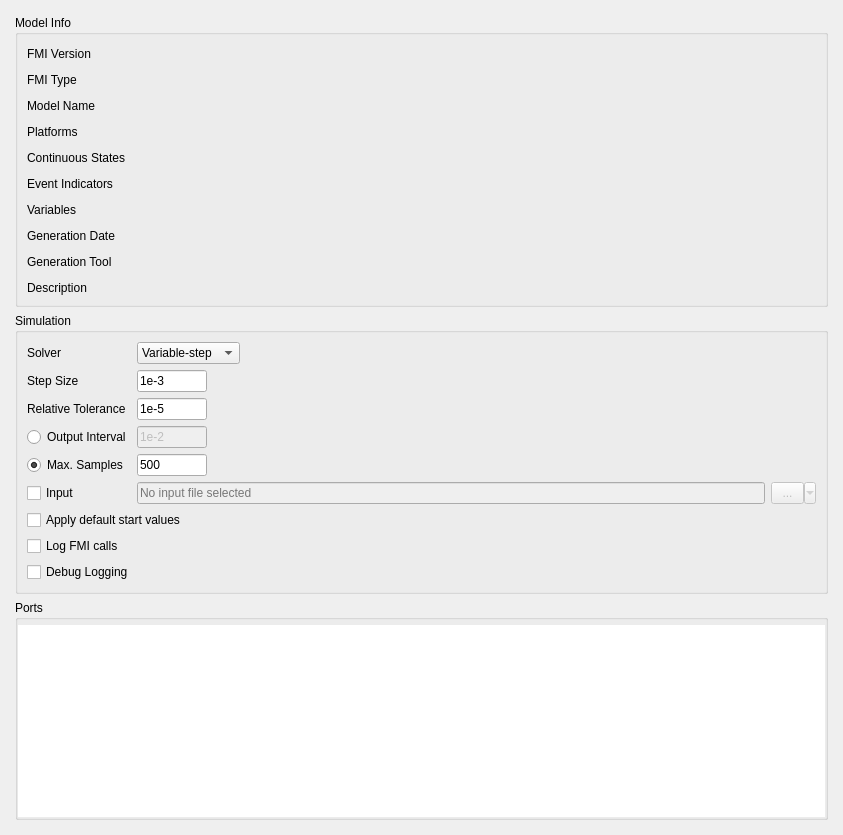
      <widget class="QWidget" name="settingsPage">
       <layout class="QVBoxLayout" name="verticalLayout">
        <property name="leftMargin">
         <number>15</number>
        </property>
        <property name="topMargin">
         <number>15</number>
        </property>
        <property name="rightMargin">
         <number>15</number>
        </property>
        <property name="bottomMargin">
         <number>15</number>
        </property>
        <item>
         <widget class="QGroupBox" name="infoGroupBox">
          <property name="title">
           <string>Model Info</string>
          </property>
          <property name="flat">
           <bool>true</bool>
          </property>
          <layout class="QGridLayout" name="gridLayout_9">
           <property name="topMargin">
            <number>12</number>
           </property>
           <property name="horizontalSpacing">
            <number>9</number>
           </property>
           <property name="verticalSpacing">
            <number>12</number>
           </property>
           <item row="2" column="1">
            <widget class="QLabel" name="modelNameLabel">
             <property name="sizePolicy">
              <sizepolicy hsizetype="Expanding" vsizetype="Preferred">
               <horstretch>0</horstretch>
               <verstretch>0</verstretch>
              </sizepolicy>
             </property>
             <property name="text">
              <string/>
             </property>
             <property name="wordWrap">
              <bool>true</bool>
             </property>
             <property name="textInteractionFlags">
              <set>Qt::LinksAccessibleByMouse|Qt::TextSelectableByMouse</set>
             </property>
            </widget>
           </item>
           <item row="0" column="0">
            <widget class="QLabel" name="label_3">
             <property name="sizePolicy">
              <sizepolicy hsizetype="Minimum" vsizetype="Preferred">
               <horstretch>0</horstretch>
               <verstretch>0</verstretch>
              </sizepolicy>
             </property>
             <property name="text">
              <string>FMI Version</string>
             </property>
            </widget>
           </item>
           <item row="6" column="0">
            <widget class="QLabel" name="label_20">
             <property name="text">
              <string>Variables</string>
             </property>
            </widget>
           </item>
           <item row="0" column="1">
            <widget class="QLabel" name="fmiVersionLabel">
             <property name="sizePolicy">
              <sizepolicy hsizetype="Expanding" vsizetype="Preferred">
               <horstretch>0</horstretch>
               <verstretch>0</verstretch>
              </sizepolicy>
             </property>
             <property name="text">
              <string/>
             </property>
             <property name="textInteractionFlags">
              <set>Qt::LinksAccessibleByMouse|Qt::TextSelectableByMouse</set>
             </property>
            </widget>
           </item>
           <item row="6" column="1">
            <widget class="QLabel" name="numberOfVariablesLabel">
             <property name="text">
              <string/>
             </property>
            </widget>
           </item>
           <item row="1" column="1">
            <widget class="QLabel" name="fmiTypeLabel">
             <property name="text">
              <string/>
             </property>
            </widget>
           </item>
           <item row="7" column="0">
            <widget class="QLabel" name="label_8">
             <property name="sizePolicy">
              <sizepolicy hsizetype="Minimum" vsizetype="Preferred">
               <horstretch>0</horstretch>
               <verstretch>0</verstretch>
              </sizepolicy>
             </property>
             <property name="text">
              <string>Generation Date</string>
             </property>
            </widget>
           </item>
           <item row="5" column="1">
            <widget class="QLabel" name="numberOfEventIndicatorsLabel">
             <property name="sizePolicy">
              <sizepolicy hsizetype="Expanding" vsizetype="Preferred">
               <horstretch>0</horstretch>
               <verstretch>0</verstretch>
              </sizepolicy>
             </property>
             <property name="text">
              <string/>
             </property>
             <property name="textInteractionFlags">
              <set>Qt::LinksAccessibleByMouse|Qt::TextSelectableByMouse</set>
             </property>
            </widget>
           </item>
           <item row="5" column="0">
            <widget class="QLabel" name="label_12">
             <property name="sizePolicy">
              <sizepolicy hsizetype="Minimum" vsizetype="Preferred">
               <horstretch>0</horstretch>
               <verstretch>0</verstretch>
              </sizepolicy>
             </property>
             <property name="text">
              <string>Event Indicators</string>
             </property>
            </widget>
           </item>
           <item row="4" column="0">
            <widget class="QLabel" name="label_10">
             <property name="sizePolicy">
              <sizepolicy hsizetype="Minimum" vsizetype="Preferred">
               <horstretch>0</horstretch>
               <verstretch>0</verstretch>
              </sizepolicy>
             </property>
             <property name="text">
              <string>Continuous States</string>
             </property>
            </widget>
           </item>
           <item row="2" column="0">
            <widget class="QLabel" name="label_4">
             <property name="sizePolicy">
              <sizepolicy hsizetype="Minimum" vsizetype="Preferred">
               <horstretch>0</horstretch>
               <verstretch>0</verstretch>
              </sizepolicy>
             </property>
             <property name="text">
              <string>Model Name</string>
             </property>
             <property name="alignment">
              <set>Qt::AlignLeading|Qt::AlignLeft|Qt::AlignTop</set>
             </property>
            </widget>
           </item>
           <item row="3" column="1">
            <widget class="QLabel" name="platformsLabel">
             <property name="text">
              <string/>
             </property>
            </widget>
           </item>
           <item row="7" column="1">
            <widget class="QLabel" name="generationDateAndTimeLabel">
             <property name="sizePolicy">
              <sizepolicy hsizetype="Expanding" vsizetype="Preferred">
               <horstretch>0</horstretch>
               <verstretch>0</verstretch>
              </sizepolicy>
             </property>
             <property name="text">
              <string/>
             </property>
             <property name="textInteractionFlags">
              <set>Qt::LinksAccessibleByMouse|Qt::TextSelectableByMouse</set>
             </property>
            </widget>
           </item>
           <item row="1" column="0">
            <widget class="QLabel" name="label_5">
             <property name="text">
              <string>FMI Type</string>
             </property>
            </widget>
           </item>
           <item row="3" column="0">
            <widget class="QLabel" name="label">
             <property name="text">
              <string>Platforms</string>
             </property>
            </widget>
           </item>
           <item row="4" column="1">
            <widget class="QLabel" name="numberOfContinuousStatesLabel">
             <property name="sizePolicy">
              <sizepolicy hsizetype="Expanding" vsizetype="Preferred">
               <horstretch>0</horstretch>
               <verstretch>0</verstretch>
              </sizepolicy>
             </property>
             <property name="text">
              <string/>
             </property>
             <property name="textInteractionFlags">
              <set>Qt::LinksAccessibleByMouse|Qt::TextSelectableByMouse</set>
             </property>
            </widget>
           </item>
           <item row="9" column="1" colspan="2">
            <widget class="QLabel" name="descriptionLabel">
             <property name="sizePolicy">
              <sizepolicy hsizetype="Expanding" vsizetype="Preferred">
               <horstretch>0</horstretch>
               <verstretch>0</verstretch>
              </sizepolicy>
             </property>
             <property name="text">
              <string/>
             </property>
             <property name="wordWrap">
              <bool>true</bool>
             </property>
             <property name="textInteractionFlags">
              <set>Qt::LinksAccessibleByMouse|Qt::TextSelectableByMouse</set>
             </property>
            </widget>
           </item>
           <item row="9" column="0">
            <widget class="QLabel" name="label_22">
             <property name="sizePolicy">
              <sizepolicy hsizetype="Minimum" vsizetype="Preferred">
               <horstretch>0</horstretch>
               <verstretch>0</verstretch>
              </sizepolicy>
             </property>
             <property name="text">
              <string>Description</string>
             </property>
             <property name="alignment">
              <set>Qt::AlignLeading|Qt::AlignLeft|Qt::AlignTop</set>
             </property>
            </widget>
           </item>
           <item row="8" column="1" colspan="2">
            <widget class="QLabel" name="generationToolLabel">
             <property name="sizePolicy">
              <sizepolicy hsizetype="Expanding" vsizetype="Preferred">
               <horstretch>0</horstretch>
               <verstretch>0</verstretch>
              </sizepolicy>
             </property>
             <property name="text">
              <string/>
             </property>
             <property name="wordWrap">
              <bool>true</bool>
             </property>
             <property name="textInteractionFlags">
              <set>Qt::LinksAccessibleByMouse|Qt::TextSelectableByMouse</set>
             </property>
            </widget>
           </item>
           <item row="8" column="0">
            <widget class="QLabel" name="label_7">
             <property name="sizePolicy">
              <sizepolicy hsizetype="Minimum" vsizetype="Preferred">
               <horstretch>0</horstretch>
               <verstretch>0</verstretch>
              </sizepolicy>
             </property>
             <property name="text">
              <string>Generation Tool</string>
             </property>
             <property name="alignment">
              <set>Qt::AlignLeading|Qt::AlignLeft|Qt::AlignTop</set>
             </property>
            </widget>
           </item>
           <item row="0" column="2" rowspan="8">
            <widget class="QLabel" name="modelImageLabel">
             <property name="frameShadow">
              <enum>QFrame::Sunken</enum>
             </property>
            </widget>
           </item>
          </layout>
         </widget>
        </item>
        <item>
         <widget class="QGroupBox" name="settingsGroupBox">
          <property name="title">
           <string>Simulation</string>
          </property>
          <property name="flat">
           <bool>true</bool>
          </property>
          <layout class="QGridLayout" name="gridLayout_13">
           <item row="2" column="0">
            <widget class="QLabel" name="label_14">
             <property name="text">
              <string>Relative Tolerance</string>
             </property>
            </widget>
           </item>
           <item row="6" column="0" colspan="2">
            <widget class="QCheckBox" name="applyDefaultStartValuesCheckBox">
             <property name="text">
              <string>Apply default start values</string>
             </property>
            </widget>
           </item>
           <item row="5" column="0">
            <widget class="QCheckBox" name="inputCheckBox">
             <property name="text">
              <string>Input</string>
             </property>
            </widget>
           </item>
           <item row="1" column="0">
            <widget class="QLabel" name="label_2">
             <property name="text">
              <string>Step Size</string>
             </property>
            </widget>
           </item>
           <item row="5" column="2">
            <widget class="QToolButton" name="selectInputButton">
             <property name="enabled">
              <bool>false</bool>
             </property>
             <property name="minimumSize">
              <size>
               <width>45</width>
               <height>22</height>
              </size>
             </property>
             <property name="toolTip">
              <string>Select input file</string>
             </property>
             <property name="text">
              <string>...</string>
             </property>
             <property name="popupMode">
              <enum>QToolButton::MenuButtonPopup</enum>
             </property>
            </widget>
           </item>
           <item row="7" column="0" colspan="2">
            <widget class="QCheckBox" name="logFMICallsCheckBox">
             <property name="text">
              <string>Log FMI calls</string>
             </property>
            </widget>
           </item>
           <item row="8" column="0" colspan="2">
            <widget class="QCheckBox" name="debugLoggingCheckBox">
             <property name="text">
              <string>Debug Logging</string>
             </property>
            </widget>
           </item>
           <item row="0" column="0">
            <widget class="QLabel" name="label_13">
             <property name="text">
              <string>Solver</string>
             </property>
            </widget>
           </item>
           <item row="5" column="1">
            <widget class="QLineEdit" name="inputFilenameLineEdit">
             <property name="enabled">
              <bool>false</bool>
             </property>
             <property name="placeholderText">
              <string>No input file selected</string>
             </property>
            </widget>
           </item>
           <item row="1" column="1">
            <widget class="QWidget" name="widget_3" native="true">
             <layout class="QHBoxLayout" name="horizontalLayout_2">
              <property name="leftMargin">
               <number>0</number>
              </property>
              <property name="topMargin">
               <number>0</number>
              </property>
              <property name="rightMargin">
               <number>0</number>
              </property>
              <property name="bottomMargin">
               <number>0</number>
              </property>
              <item>
               <widget class="QLineEdit" name="stepSizeLineEdit">
                <property name="minimumSize">
                 <size>
                  <width>70</width>
                  <height>0</height>
                 </size>
                </property>
                <property name="maximumSize">
                 <size>
                  <width>70</width>
                  <height>16777215</height>
                 </size>
                </property>
                <property name="text">
                 <string>1e-3</string>
                </property>
               </widget>
              </item>
              <item>
               <spacer name="horizontalSpacer_4">
                <property name="orientation">
                 <enum>Qt::Horizontal</enum>
                </property>
                <property name="sizeHint" stdset="0">
                 <size>
                  <width>336</width>
                  <height>20</height>
                 </size>
                </property>
               </spacer>
              </item>
             </layout>
            </widget>
           </item>
           <item row="0" column="1">
            <widget class="QWidget" name="widget_10" native="true">
             <layout class="QHBoxLayout" name="horizontalLayout_9">
              <property name="leftMargin">
               <number>0</number>
              </property>
              <property name="topMargin">
               <number>0</number>
              </property>
              <property name="rightMargin">
               <number>0</number>
              </property>
              <property name="bottomMargin">
               <number>0</number>
              </property>
              <item>
               <widget class="QComboBox" name="solverComboBox">
                <property name="minimumSize">
                 <size>
                  <width>90</width>
                  <height>0</height>
                 </size>
                </property>
                <property name="currentIndex">
                 <number>1</number>
                </property>
                <property name="sizeAdjustPolicy">
                 <enum>QComboBox::AdjustToContents</enum>
                </property>
                <item>
                 <property name="text">
                  <string>Fixed-step</string>
                 </property>
                </item>
                <item>
                 <property name="text">
                  <string>Variable-step</string>
                 </property>
                </item>
               </widget>
              </item>
              <item>
               <spacer name="horizontalSpacer_11">
                <property name="orientation">
                 <enum>Qt::Horizontal</enum>
                </property>
                <property name="sizeHint" stdset="0">
                 <size>
                  <width>340</width>
                  <height>20</height>
                 </size>
                </property>
               </spacer>
              </item>
             </layout>
            </widget>
           </item>
           <item row="2" column="1">
            <widget class="QWidget" name="widget_11" native="true">
             <layout class="QHBoxLayout" name="horizontalLayout_10">
              <property name="leftMargin">
               <number>0</number>
              </property>
              <property name="topMargin">
               <number>0</number>
              </property>
              <property name="rightMargin">
               <number>0</number>
              </property>
              <property name="bottomMargin">
               <number>0</number>
              </property>
              <item>
               <widget class="QLineEdit" name="relativeToleranceLineEdit">
                <property name="minimumSize">
                 <size>
                  <width>70</width>
                  <height>0</height>
                 </size>
                </property>
                <property name="maximumSize">
                 <size>
                  <width>70</width>
                  <height>16777215</height>
                 </size>
                </property>
                <property name="text">
                 <string>1e-5</string>
                </property>
               </widget>
              </item>
              <item>
               <spacer name="horizontalSpacer_12">
                <property name="orientation">
                 <enum>Qt::Horizontal</enum>
                </property>
                <property name="sizeHint" stdset="0">
                 <size>
                  <width>359</width>
                  <height>20</height>
                 </size>
                </property>
               </spacer>
              </item>
             </layout>
            </widget>
           </item>
           <item row="4" column="1">
            <widget class="QWidget" name="widget_5" native="true">
             <layout class="QHBoxLayout" name="horizontalLayout_4">
              <property name="leftMargin">
               <number>0</number>
              </property>
              <property name="topMargin">
               <number>0</number>
              </property>
              <property name="rightMargin">
               <number>0</number>
              </property>
              <property name="bottomMargin">
               <number>0</number>
              </property>
              <item>
               <widget class="QWidget" name="widget_7" native="true">
                <layout class="QHBoxLayout" name="horizontalLayout_6">
                 <property name="leftMargin">
                  <number>0</number>
                 </property>
                 <property name="topMargin">
                  <number>0</number>
                 </property>
                 <property name="rightMargin">
                  <number>0</number>
                 </property>
                 <property name="bottomMargin">
                  <number>0</number>
                 </property>
                 <item>
                  <widget class="QLineEdit" name="maxSamplesLineEdit">
                   <property name="minimumSize">
                    <size>
                     <width>70</width>
                     <height>0</height>
                    </size>
                   </property>
                   <property name="maximumSize">
                    <size>
                     <width>70</width>
                     <height>16777215</height>
                    </size>
                   </property>
                   <property name="text">
                    <string>500</string>
                   </property>
                  </widget>
                 </item>
                 <item>
                  <spacer name="horizontalSpacer_6">
                   <property name="orientation">
                    <enum>Qt::Horizontal</enum>
                   </property>
                   <property name="sizeHint" stdset="0">
                    <size>
                     <width>334</width>
                     <height>20</height>
                    </size>
                   </property>
                  </spacer>
                 </item>
                </layout>
               </widget>
              </item>
             </layout>
            </widget>
           </item>
           <item row="3" column="0">
            <widget class="QRadioButton" name="outputIntervalRadioButton">
             <property name="text">
              <string>Output Interval</string>
             </property>
             <property name="checked">
              <bool>false</bool>
             </property>
            </widget>
           </item>
           <item row="3" column="1">
            <widget class="QWidget" name="widget_2" native="true">
             <layout class="QHBoxLayout" name="horizontalLayout_3">
              <property name="leftMargin">
               <number>0</number>
              </property>
              <property name="topMargin">
               <number>0</number>
              </property>
              <property name="rightMargin">
               <number>0</number>
              </property>
              <property name="bottomMargin">
               <number>0</number>
              </property>
              <item>
               <widget class="QLineEdit" name="outputIntervalLineEdit">
                <property name="enabled">
                 <bool>false</bool>
                </property>
                <property name="minimumSize">
                 <size>
                  <width>70</width>
                  <height>0</height>
                 </size>
                </property>
                <property name="maximumSize">
                 <size>
                  <width>70</width>
                  <height>16777215</height>
                 </size>
                </property>
                <property name="text">
                 <string>1e-2</string>
                </property>
               </widget>
              </item>
              <item>
               <spacer name="horizontalSpacer_3">
                <property name="orientation">
                 <enum>Qt::Horizontal</enum>
                </property>
                <property name="sizeHint" stdset="0">
                 <size>
                  <width>558</width>
                  <height>18</height>
                 </size>
                </property>
               </spacer>
              </item>
             </layout>
            </widget>
           </item>
           <item row="4" column="0">
            <widget class="QRadioButton" name="maxSamplesRadioButton">
             <property name="text">
              <string>Max. Samples</string>
             </property>
             <property name="checked">
              <bool>true</bool>
             </property>
            </widget>
           </item>
          </layout>
         </widget>
        </item>
        <item>
         <widget class="QGroupBox" name="portsGroupBox">
          <property name="title">
           <string>Ports</string>
          </property>
          <property name="flat">
           <bool>true</bool>
          </property>
          <layout class="QVBoxLayout" name="verticalLayout_4">
           <property name="leftMargin">
            <number>0</number>
           </property>
           <property name="topMargin">
            <number>5</number>
           </property>
           <property name="rightMargin">
            <number>0</number>
           </property>
           <property name="bottomMargin">
            <number>0</number>
           </property>
           <item>
            <widget class="QGraphicsView" name="graphicsView">
             <property name="frameShape">
              <enum>QFrame::NoFrame</enum>
             </property>
            </widget>
           </item>
          </layout>
         </widget>
        </item>
       </layout>
      </widget>
